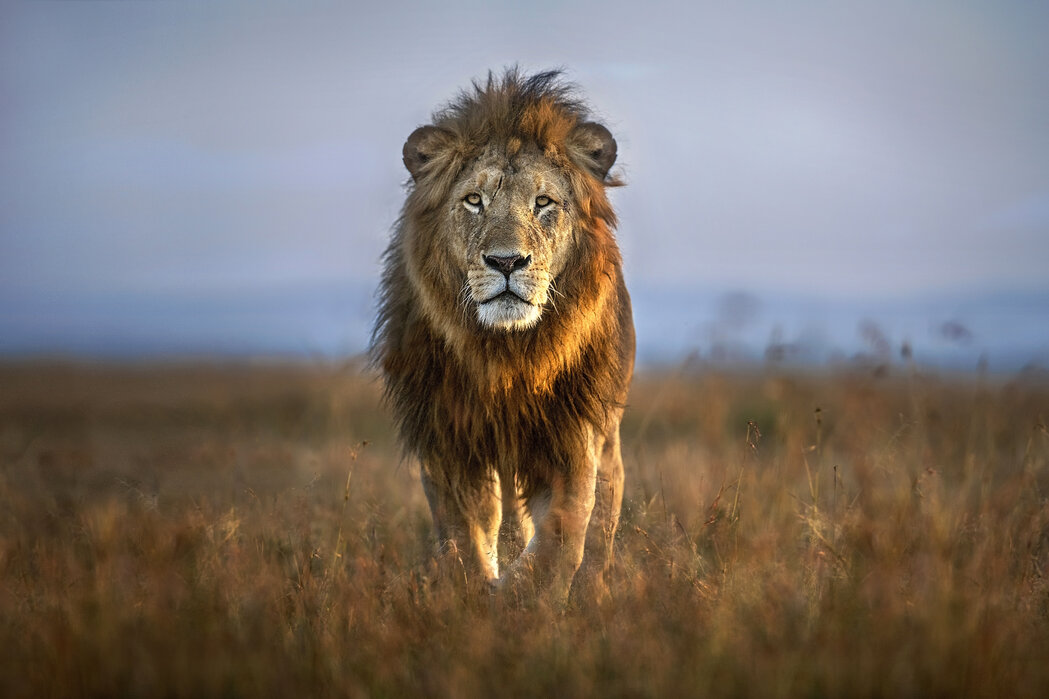
#> input picture images/lion.jpg, 1049 x 699 px
$ python watermark.py
#> lines starting #> are read from the running program, lines starting #| are printed output that depends on the picture
#this is a bad file
# import all the libraries
from PIL import Image
import matplotlib.pyplot as plt
import numpy as np

# to open the image
image = Image.open("images/lion.jpg")
#> image is the input picture: PIL image 1049x699 RGB; mean R, G, B 124.1, 115.4, 110.1
# this open the photo viewer
image.show()
plt.imshow(image)

# image watermark
size = (500, 100)
crop_image = image.copy()
# to keep the aspect ration in intact
crop_image.thumbnail(size)
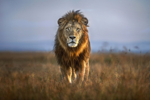
#> crop_image: PIL image 150x100 RGB; mean R, G, B 124.1, 115.3, 110

# add watermark
copied_image = image.copy()
# base image
copied_image.paste(crop_image, (500, 200))
# pasted the crop image onto the base image
plt.imshow(copied_image)
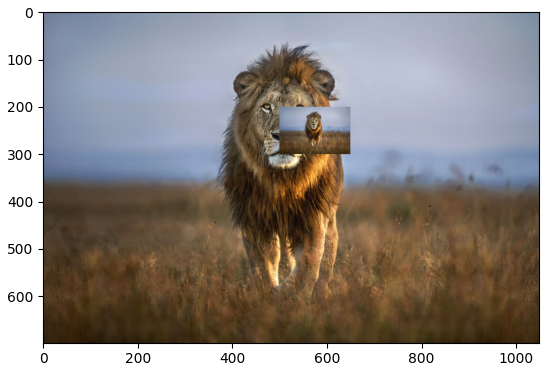
#> figure drawn by matplotlib, 1 panel

$ run again, with images/man-in-t-shirt-and-black-pants-touching-water-3881957.jpg copied over images/lion.jpg
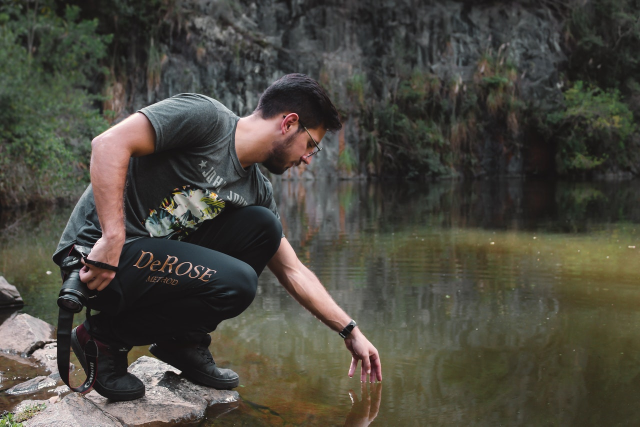
#> input picture images/man-in-t-shirt-and-black-pants-touching-water-3881957.jpg, 1280 x 853 px (shown at 1/2 size)
#> image is the input picture: PIL image 1280x853 RGB; mean R, G, B 75, 72.8, 63.7
#> `crop_image.thumbnail(size)`:
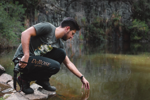
#> crop_image: PIL image 150x100 RGB; mean R, G, B 75, 72.8, 63.7
#> `plt.imshow(copied_image)`:
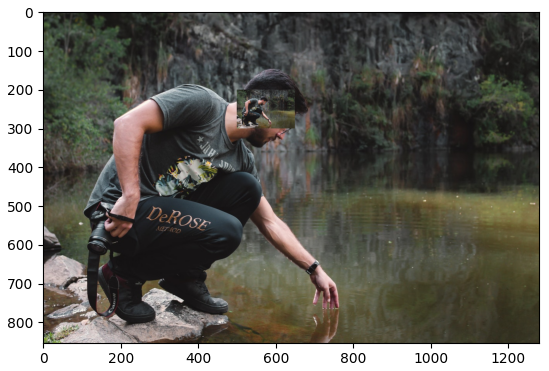
#> figure drawn by matplotlib, 1 panel

$ run again, with images/photo-of-a-woman-sitting-on-bed-3778577.jpg copied over images/lion.jpg
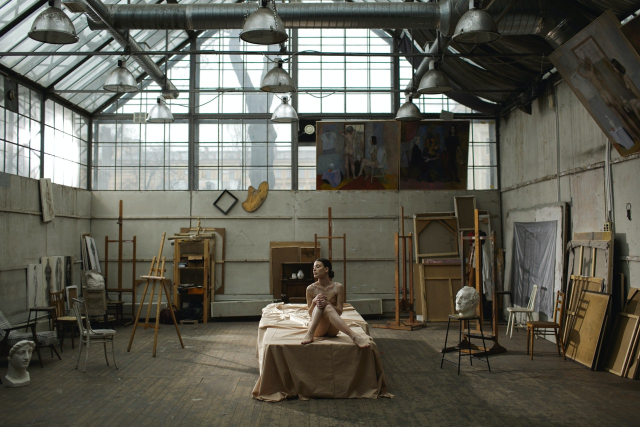
#> input picture images/photo-of-a-woman-sitting-on-bed-3778577.jpg, 1280 x 853 px (shown at 1/2 size)
#> image is the input picture: PIL image 1280x853 RGB; mean R, G, B 95.4, 94.1, 83.5
#> `crop_image.thumbnail(size)`:
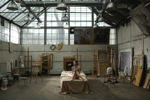
#> crop_image: PIL image 150x100 RGB; mean R, G, B 95.4, 94.1, 83.5
#> `plt.imshow(copied_image)`:
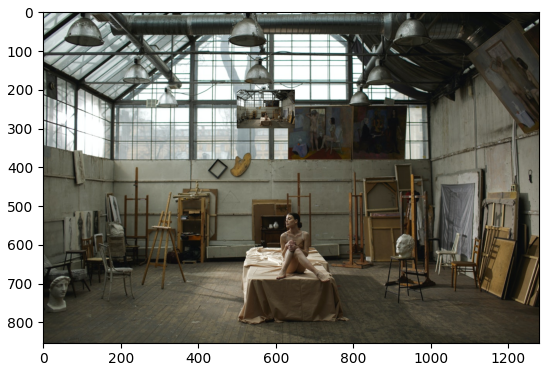
#> figure drawn by matplotlib, 1 panel
